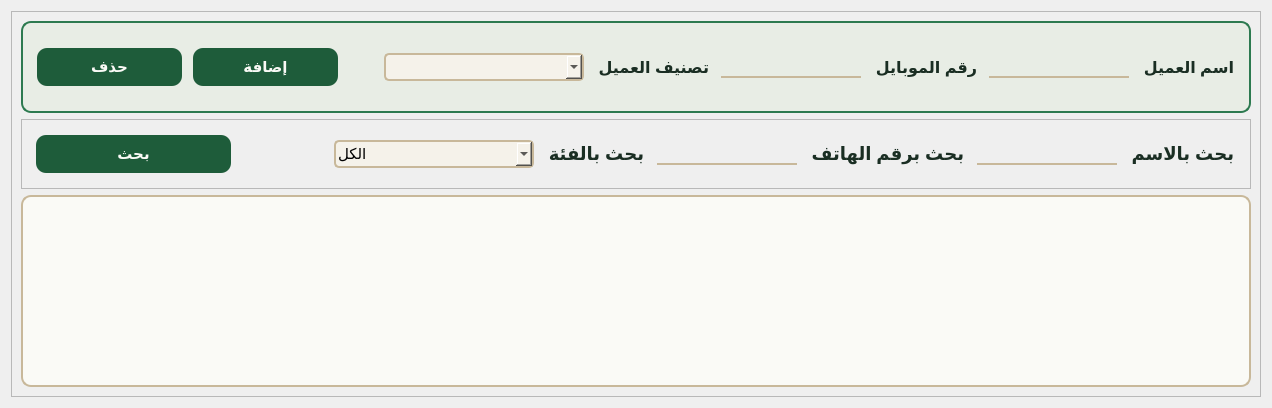
      <widget class="QWidget" name="customers_form">
       <layout class="QGridLayout" name="gridLayout_33">
        <item row="0" column="0">
         <widget class="QFrame" name="customers_frame">
          <property name="styleSheet">
           <string notr="true">QLabel{font-size:16px;font-weight:bold;padding:2px;color:#1A2E23;}QPushButton{font-size:15px;background-color:#1E5C3A;color:#FAFAF6;border-radius:10px;font-weight:bold;margin-left:5px;padding:10px;}QPushButton::hover{background-color:#2D7A50;}#add_customer_frame{border:1.5px solid #2D7A50;border-radius:10px;background-color:#E8EDE5;padding:10px 0px;}QLineEdit{background:transparent;border:none;border-bottom:1.5px solid #C8B89A;font-size:15px;color:#1A2E23;}QComboBox{padding:2px;border-radius:5px;font-size:15px;border:1.5px solid #C8B89A;background:#F5F2EA;}#tableView{border-radius:10px;border:2px solid #C8B89A;background-color:#FAFAF6;}QComboBox::down-arrow{image:url(:/cashRegisterSystem2/media/arrow-down.png);}QComboBox::hover{background-color:#E8EDE5;border:none;}</string>
          </property>
          <property name="frameShape"><enum>QFrame::StyledPanel</enum></property>
          <property name="frameShadow"><enum>QFrame::Raised</enum></property>
          <layout class="QGridLayout" name="gridLayout_32">
           <item row="1" column="0">
            <widget class="QFrame" name="frame_2">
             <property name="frameShape"><enum>QFrame::StyledPanel</enum></property>
             <property name="frameShadow"><enum>QFrame::Raised</enum></property>
             <layout class="QGridLayout" name="gridLayout_29">
              <item row="0" column="0">
               <layout class="QHBoxLayout" name="horizontalLayout_12">
                <item><widget class="QPushButton" name="Search_btn"><property name="minimumSize"><size><width>200</width><height>0</height></size></property><property name="cursor"><cursorShape>PointingHandCursor</cursorShape></property><property name="text"><string>بحث</string></property></widget></item>
                <item><spacer name="horizontalSpacer_14"><property name="orientation"><enum>Qt::Horizontal</enum></property><property name="sizeHint" stdset="0"><size><width>40</width><height>20</height></size></property></spacer></item>
                <item><widget class="QComboBox" name="ranksearch"><property name="minimumSize"><size><width>200</width><height>0</height></size></property><item><property name="text"><string>الكل</string></property></item><item><property name="text"><string>عميل عادي</string></property></item><item><property name="text"><string>عميل مهم</string></property></item><item><property name="text"><string>طالب</string></property></item></widget></item>
                <item><widget class="QLabel" name="label_33"><property name="styleSheet"><string notr="true">font-weight:bold;font-size:18px;color:#1A2E23;</string></property><property name="text"><string>بحث بالفئة</string></property></widget></item>
                <item><widget class="QLineEdit" name="phoneSearch"><property name="maximumSize"><size><width>150</width><height>16777215</height></size></property></widget></item>
                <item><widget class="QLabel" name="label_34"><property name="styleSheet"><string notr="true">font-weight:bold;font-size:18px;color:#1A2E23;</string></property><property name="text"><string>بحث برقم الهاتف</string></property></widget></item>
                <item><widget class="QLineEdit" name="nameSearch"><property name="maximumSize"><size><width>150</width><height>16777215</height></size></property></widget></item>
                <item><widget class="QLabel" name="label_35"><property name="minimumSize"><size><width>0</width><height>50</height></size></property><property name="styleSheet"><string notr="true">font-weight:bold;font-size:18px;color:#1A2E23;</string></property><property name="text"><string>بحث بالاسم</string></property></widget></item>
               </layout>
              </item>
             </layout>
            </widget>
           </item>
           <item row="0" column="0">
            <widget class="QFrame" name="add_customer_frame">
             <property name="frameShape"><enum>QFrame::StyledPanel</enum></property>
             <property name="frameShadow"><enum>QFrame::Raised</enum></property>
             <layout class="QGridLayout" name="gridLayout_31">
              <item row="0" column="0">
               <layout class="QHBoxLayout" name="horizontalLayout_13">
                <item><widget class="QPushButton" name="remove_customer"><property name="minimumSize"><size><width>150</width><height>0</height></size></property><property name="cursor"><cursorShape>PointingHandCursor</cursorShape></property><property name="text"><string>حذف</string></property></widget></item>
                <item><widget class="QPushButton" name="add_new"><property name="minimumSize"><size><width>150</width><height>0</height></size></property><property name="cursor"><cursorShape>PointingHandCursor</cursorShape></property><property name="text"><string>إضافة</string></property></widget></item>
                <item><spacer name="horizontalSpacer_15"><property name="orientation"><enum>Qt::Horizontal</enum></property><property name="sizeHint" stdset="0"><size><width>40</width><height>20</height></size></property></spacer></item>
                <item><widget class="QComboBox" name="class_box"><property name="minimumSize"><size><width>200</width><height>0</height></size></property><property name="editable"><bool>false</bool></property><property name="currentIndex"><number>-1</number></property></widget></item>
                <item><widget class="QLabel" name="classLable"><property name="text"><string>تصنيف العميل</string></property></widget></item>
                <item><widget class="QLineEdit" name="new_customer_phone"/></item>
                <item><widget class="QLabel" name="phoneLable"><property name="text"><string>رقم الموبايل</string></property></widget></item>
                <item><widget class="QLineEdit" name="new_customer_name"/></item>
                <item><widget class="QLabel" name="nameLable"><property name="minimumSize"><size><width>0</width><height>50</height></size></property><property name="text"><string>اسم العميل</string></property></widget></item>
               </layout>
              </item>
             </layout>
            </widget>
           </item>
           <item row="2" column="0"><widget class="QTableView" name="tableView"/></item>
          </layout>
         </widget>
        </item>
       </layout>
      </widget>
